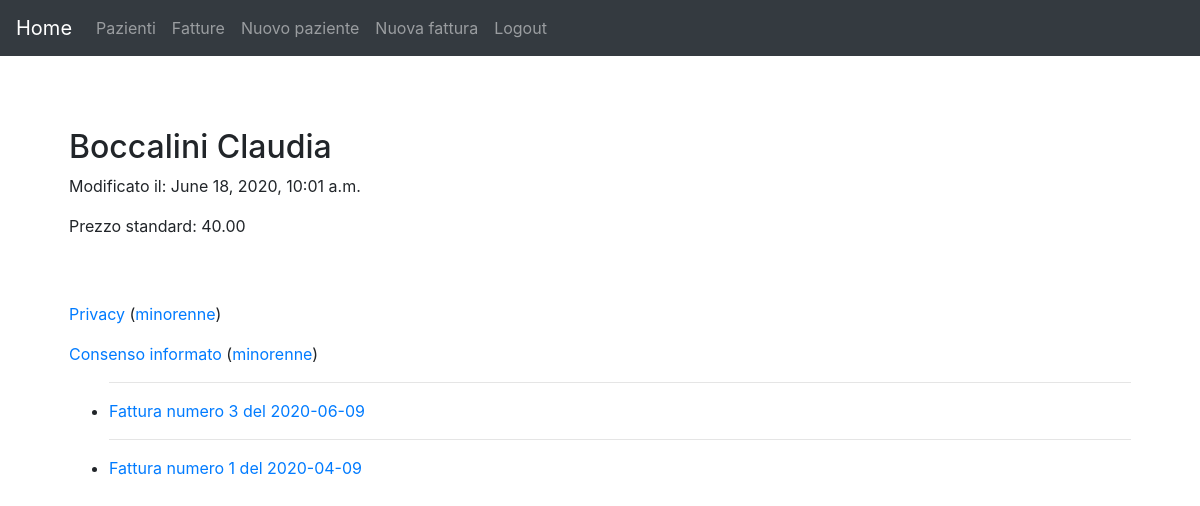
/gestione/paziente/3 (signed in), run on an earlier commit of the app's database.
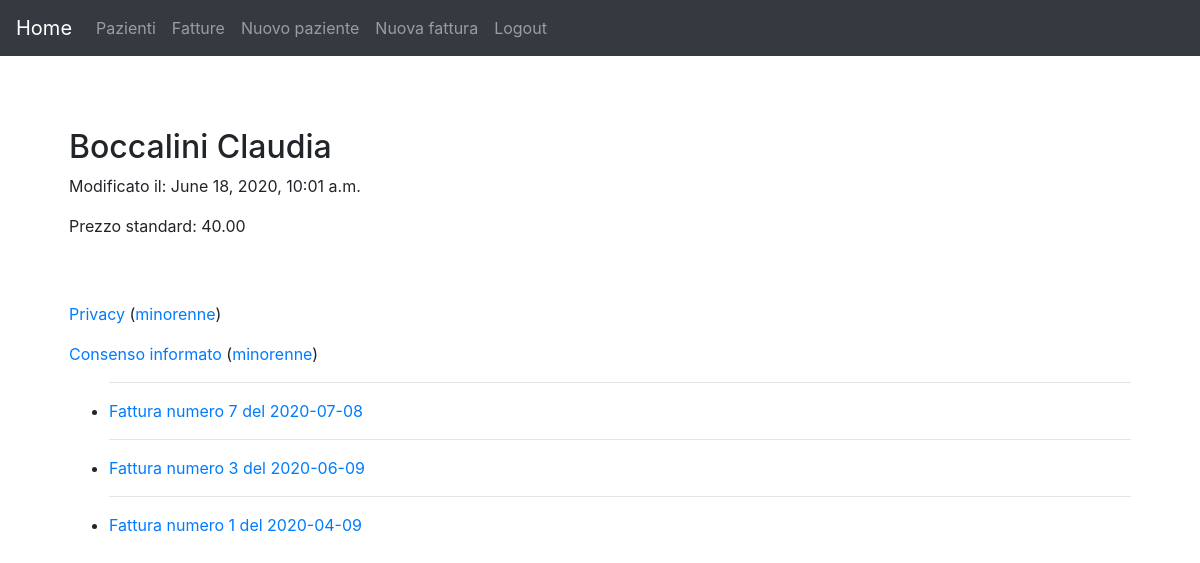
And on a later commit of the database.
### gestione/models.py (models this page shows, shortened)
class Fattura(models.Model):
	paziente = models.ForeignKey(Paziente, on_delete = models.SET_NULL, null = True, help_text = 'Intestatario (Paziente)')
	valore = models.DecimalField(help_text = 'Valore', max_digits = 8, decimal_places = 2)
	data = models.DateField(default = date.today, help_text = 'Data <em>YYYY-MM-DD</em>.')
	numero = models.PositiveSmallIntegerField('Numero d\'ordine', help_text = 'Numero d\'ordine')
	class Meta:
		ordering = ['-data','-numero']
	def __str__(self):
		return "Fattura numero " + str(self.numero) + " del " + str(self.data)
	def get_absolute_url(self):
		return reverse('dettaglio-fattura', args=[str(self.id)])

### gestione/views.py (the view)
# urls.py: path('paziente/<int:pk>', views.PazienteDetailView.as_view(), name='dettaglio-paziente'),
class PazienteDetailView(LoginRequiredMixin, generic.DetailView):
    model = Paziente
    context_object_name = 'paziente'
    permission_required = ('gestione.view_paziente','gestione.change_paziente','gestione.delete_paziente','gestione.view_fattura','gestione.add_fattura','gestione.delete_fattura')

### gestione/models.py (called while the page is built)
	def __str__(self):
		return ' '.join([self.cognome, self.nome])

### gestione/templates/gestione/paziente_detail.html
{% extends "generic.html" %}
{% block main-content %}
<h2>{{paziente}}</h2>
<p>Modificato il: {{paziente.ultima_modifica}}</p>
<p>Prezzo standard: {{paziente.prezzo}}</p>
<br /><br />
<p><a href="{% url 'privacy-pdf' paziente.pk %}">Privacy</a>
(<a href="{% url 'privacy-m-pdf' paziente.pk %}">minorenne</a>)</p>
<p><a href="{% url 'consenso-pdf' paziente.pk %}">Consenso informato</a>
(<a href="{% url 'consenso-m-pdf' paziente.pk %}">minorenne</a>)</p>
{% if paziente.fattura_set.all %}
<ul>
    {% for f in paziente.fattura_set.all %}
    <hr><li><a href="{{ f.get_absolute_url }}">{{f}}</a></li>
    {% endfor %}
</ul>
{% else %}
<p>nessuna fattura intestata al paziente</p>
{% endif %}
{% endblock main-content %}

What changed in the data, as far as the page shows it:
added Fattura: numero+data "Fattura numero 7 del 2020-07-08"
